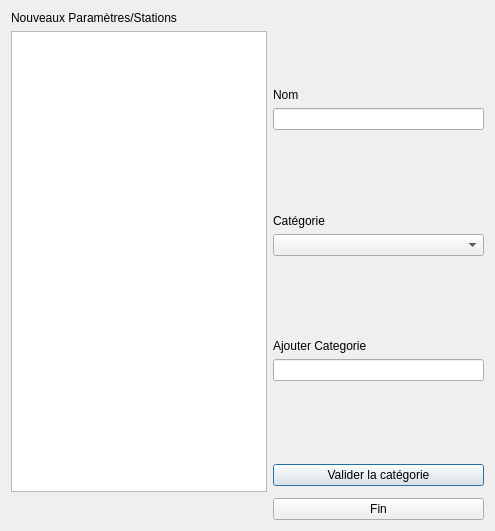
<?xml version="1.0" encoding="UTF-8"?>
<ui version="4.0">
 <class>ConfigStationParametre</class>
 <widget class="QDialog" name="ConfigStationParametre">
  <property name="windowModality">
   <enum>Qt::ApplicationModal</enum>
  </property>
  <property name="geometry">
   <rect>
    <x>0</x>
    <y>0</y>
    <width>495</width>
    <height>531</height>
   </rect>
  </property>
  <property name="windowTitle">
   <string>Configuration Nouveaux Elements</string>
  </property>
  <layout class="QGridLayout" name="gridLayout_3">
   <item row="0" column="0" rowspan="2" colspan="2">
    <layout class="QGridLayout" name="gridLayout">
     <item row="0" column="0">
      <widget class="QLabel" name="label">
       <property name="text">
        <string>Nouveaux Paramètres/Stations</string>
       </property>
      </widget>
     </item>
     <item row="1" column="0">
      <widget class="QListView" name="listViewNouveaux"/>
     </item>
    </layout>
   </item>
   <item row="0" column="2">
    <layout class="QGridLayout" name="gridLayout_2">
     <item row="1" column="0">
      <widget class="QLabel" name="label_2">
       <property name="text">
        <string>Nom</string>
       </property>
      </widget>
     </item>
     <item row="3" column="0">
      <spacer name="verticalSpacer_3">
       <property name="orientation">
        <enum>Qt::Vertical</enum>
       </property>
       <property name="sizeHint" stdset="0">
        <size>
         <width>20</width>
         <height>40</height>
        </size>
       </property>
      </spacer>
     </item>
     <item row="5" column="0">
      <widget class="QComboBox" name="comboBoxCategorie"/>
     </item>
     <item row="4" column="0">
      <widget class="QLabel" name="label_3">
       <property name="text">
        <string>Catégorie</string>
       </property>
      </widget>
     </item>
     <item row="6" column="0">
      <spacer name="verticalSpacer_4">
       <property name="orientation">
        <enum>Qt::Vertical</enum>
       </property>
       <property name="sizeHint" stdset="0">
        <size>
         <width>20</width>
         <height>40</height>
        </size>
       </property>
      </spacer>
     </item>
     <item row="2" column="0">
      <widget class="QLineEdit" name="lineEditNom">
       <property name="readOnly">
        <bool>true</bool>
       </property>
      </widget>
     </item>
     <item row="10" column="0">
      <spacer name="verticalSpacer_2">
       <property name="orientation">
        <enum>Qt::Vertical</enum>
       </property>
       <property name="sizeHint" stdset="0">
        <size>
         <width>20</width>
         <height>40</height>
        </size>
       </property>
      </spacer>
     </item>
     <item row="0" column="0">
      <spacer name="verticalSpacer">
       <property name="orientation">
        <enum>Qt::Vertical</enum>
       </property>
       <property name="sizeHint" stdset="0">
        <size>
         <width>20</width>
         <height>40</height>
        </size>
       </property>
      </spacer>
     </item>
     <item row="7" column="0">
      <widget class="QLabel" name="label_4">
       <property name="text">
        <string>Ajouter Categorie</string>
       </property>
      </widget>
     </item>
     <item row="8" column="0">
      <widget class="QLineEdit" name="lineEditNewCategorie"/>
     </item>
     <item row="11" column="0">
      <widget class="QPushButton" name="buttonValiderCategorie">
       <property name="text">
        <string>Valider la catégorie</string>
       </property>
      </widget>
     </item>
    </layout>
   </item>
   <item row="2" column="2">
    <widget class="QPushButton" name="buttonFin">
     <property name="text">
      <string>Fin</string>
     </property>
    </widget>
   </item>
  </layout>
 </widget>
 <resources/>
 <connections/>
</ui>
